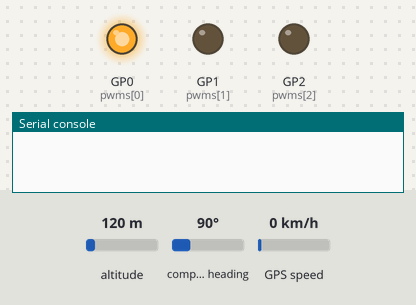
Recording of a program running on a simulated Raspberry Pi Pico running MicroPython. On the bench: output pins drawn as LEDs (lit = HIGH), the last lines printed to the serial console. Inputs (shaded band) come from the test bench; at power-on: altitude 120 m, compass heading 90°, GPS speed 0 km/h. The GPS gets a fix after 3 s at 37.7749, -122.4194 with 8 satellites.

Above: at 0.1 s.
At 1.3 s:
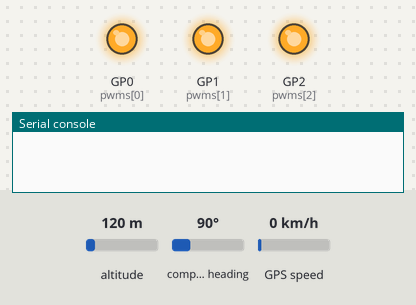
At 4.6 s:
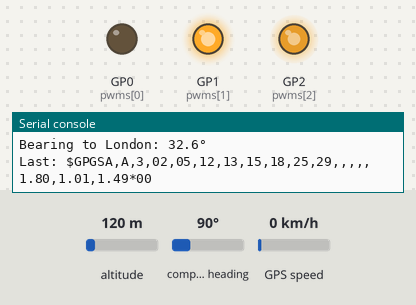
4.7 s: altitude set to 0 m
7.9 s: compass heading set to 7°
11.0 s: GPS speed set to 2 km/h
Timing chart, 0 to 14.0 s (numbered marks = the images above; inputs shaded):
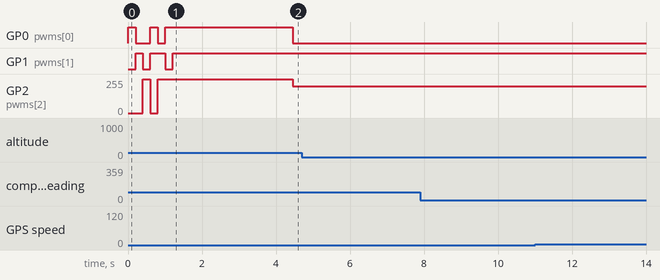

The program:

get_GPS_i2C.py
```python
"""
Example usage of PA1010D GPS library for Raspberry Pi Pico (I2C Interface)
"""

from machine import I2C, Pin
from machine import Pin, PWM
import time
from PA1010D import PA1010D
from pimoroni_i2c import PimoroniI2C
from rgb_leds import set_color

PINS_BREAKOUT_GARDEN = {"sda": 4, "scl": 5}
PINS_PICO_EXPLORER = {"sda": 20, "scl": 21}

i2c = PimoroniI2C(**PINS_PICO_EXPLORER)
# Initialize GPS module with I2C
# Default: SCL=GP5, SDA=GP4, Address=0x10
gps = PA1010D(i2c=i2c, address=0x10)

# Alternative initialization methods:

# Using existing I2C object
# i2c = I2C(0, scl=Pin(5), sda=Pin(4), freq=400000)
# gps = PA1010D(i2c=i2c, address=0x10)

# Without enable pin
# gps = PA1010D(scl_pin=5, sda_pin=4, address=0x10)

# Different I2C pins (if needed)
# gps = PA1010D(scl_pin=9, sda_pin=8, address=0x10)

# Wait for GPS to initialize
print("Initializing I2C GPS...")
set_color(255,255,255)
time.sleep(2)

# Target location for distance/bearing calculation (example: London)
target_lat = 51.5074
target_lon = -0.1278

def check_i2c_connection():
    """Check I2C bus and GPS module connection"""
    print("Scanning I2C bus...")
    devices = gps.scan_i2c()

    if devices:
        print(f"I2C devices found: {[hex(addr) for addr in devices]}")
        if gps.address in devices:
            print(f"✓ GPS module found at address 0x{gps.address:02X}")
        else:
            print(f"✗ GPS module NOT found at expected address 0x{gps.address:02X}")
    else:
        print("No I2C devices found!")

    # Test connection
    if gps.is_connected():
        print("✓ GPS module is responding")
    else:
        print("✗ GPS module is not responding")

def main():
    """Main GPS monitoring loop"""
    print("PA1010D GPS Test (I2C Interface)")

    # Check I2C connection first
    check_i2c_connection()
    print("\nWaiting for GPS fix...")

    last_fix_status = False
    error_count = 0
    max_errors = 5

    while True:
        try:
            # Update GPS data
            if gps.update():
                error_count = 0  # Reset error counter on successful read

                # Check if we have a fix
                has_fix = gps.has_fix()

                # Print status change
                if has_fix != last_fix_status:
                    if has_fix:
                        print("\n*** GPS FIX ACQUIRED ***")
                        set_color(0,255,255)
                    else:
                        print("\n*** GPS FIX LOST ***")
                        set_color(255,128,0)
                    last_fix_status = has_fix

                if has_fix:
                    # Get location data
                    set_color(0,255,200)

                    lat, lon = gps.get_location()
                    altitude = gps.get_altitude()
                    speed = gps.get_speed()
                    course = gps.get_course()
                    satellites = gps.get_satellites()
                    hdop = gps.get_hdop()
                    date, time_str = gps.get_datetime()

                    print(f"\n--- GPS Data ---")
                    print(f"Position: {lat:.6f}°, {lon:.6f}°")
                    print(f"Altitude: {altitude}m" if altitude else "Altitude: N/A")
                    print(f"Speed: {speed:.1f} km/h" if speed else "Speed: N/A")
                    print(f"Course: {course:.1f}°" if course else "Course: N/A")
                    print(f"Satellites: {satellites}")
                    print(f"HDOP: {hdop:.1f}" if hdop else "HDOP: N/A")
                    print(f"Date/Time: {date} {time_str}" if date and time_str else "Date/Time: N/A")

                    # Calculate distance and bearing to target
                    distance = gps.distance_to(target_lat, target_lon)
                    bearing = gps.bearing_to(target_lat, target_lon)

                    if distance is not None and bearing is not None:
                        print(f"Distance to London: {distance/1000:.2f} km")
                        print(f"Bearing to London: {bearing:.1f}°")

                else:
                    # No fix - show satellite count
                    satellites = gps.get_satellites()
                    print(f"Searching for satellites... ({satellites} visible)")
                    set_color(128,50,50)
                    time.sleep(0.5)
                    set_color(50,128,50)
                    time.sleep(0.5)
                    set_color(50,50,128)

                # Print last received sentence for debugging
                if gps.last_sentence:
                    print(f"Last: {gps.last_sentence}")

            else:
                # No new data received
                if not gps.is_connected():
                    error_count += 1
                    print(f"I2C communication error ({error_count}/{max_errors})")

                    if error_count >= max_errors:
                        print("Too many I2C errors. Checking connection...")
                        check_i2c_connection()
                        error_count = 0
                        time.sleep(2)

        except KeyboardInterrupt:
            break
        except Exception as e:
            print(f"Unexpected error: {e}")
            time.sleep(1)

        time.sleep(1)

def i2c_diagnostic():
    """Run I2C diagnostic tests"""
    print("=== I2C GPS Diagnostic ===")

    # Check I2C bus
    check_i2c_connection()

    # Test continuous reading
    print(f"\nTesting continuous I2C reads from 0x{gps.address:02X}...")
    for i in range(10):
        connected = gps.is_connected()
        print(f"Read {i+1}: {'OK' if connected else 'FAIL'}")
        time.sleep(0.5)

    # Monitor raw data
    print("\nMonitoring raw NMEA data (10 seconds)...")
    start_time = time.time()

    while time.time() - start_time < 10:
        if gps.update():
            if gps.last_sentence:
                print(f"NMEA: {gps.last_sentence}")
        time.sleep(0.1)

def simple_example():
    """Simple example that just prints location when available"""

    print("Simple I2C GPS Example")
    print("Press Ctrl+C to stop\n")

    while True:
        try:
            gps.update()

            if gps.has_fix():
                lat, lon = gps.get_location()
                sats = gps.get_satellites()
                print(f"Location: {lat:.6f}, {lon:.6f} (Sats: {sats})")
            else:
                sats = gps.get_satellites()
                print(f"Waiting for GPS fix... (Sats: {sats})")

        except KeyboardInterrupt:
            break
        except Exception as e:
            print(f"Error: {e}")

        time.sleep(3)

def waypoint_navigation():
    """Example of waypoint navigation using I2C GPS"""

    # Define waypoints (example coordinates)
    waypoints = [
        (51.5074, -0.1278, "London"),
        (48.8566, 2.3522, "Paris"),
        (41.9028, 12.4964, "Rome"),
        (40.7128, -74.0060, "New York")
    ]

    current_waypoint = 0
    waypoint_radius = 1000  # 1km radius to consider "reached"

    print("I2C GPS Waypoint Navigation")
    print("=" * 30)

    while current_waypoint < len(waypoints):
        try:
            if gps.update() and gps.has_fix():
                lat, lon = gps.get_location()
                target_lat, target_lon, name = waypoints[current_waypoint]

                distance = gps.distance_to(target_lat, target_lon)
                bearing = gps.bearing_to(target_lat, target_lon)
                speed = gps.get_speed() or 0

                print(f"\nCurrent Position: {lat:.6f}, {lon:.6f}")
                print(f"Target: {name}")
                print(f"Distance: {distance/1000:.2f} km")
                print(f"Bearing: {bearing:.1f}°")
                print(f"Speed: {speed:.1f} km/h")

                # Check if waypoint reached
                if distance < waypoint_radius:
                    print(f"*** Reached {name}! ***")
                    current_waypoint += 1

                    if current_waypoint >= len(waypoints):
                        print("Journey complete!")
                        break

            else:
                print("Waiting for GPS fix...")

        except KeyboardInterrupt:
            break
        except Exception as e:
            print(f"Navigation error: {e}")

        time.sleep(2)

if __name__ == "__main__":
    try:
        # Run the main example
        main()

        # Uncomment to run other examples:
        # simple_example()
        # i2c_diagnostic()
        # waypoint_navigation()

    except KeyboardInterrupt:
        print("\nShutting down...")
        gps.disable()  # Turn off GPS if enable pin is used
    finally:
        print("GPS module disabled.")
```

rgb_leds.py
```python
from machine import Pin, PWM
from utime import sleep

pins = [0, 1, 2]
colors = ['red', 'green', 'blue']
pwms = [PWM(Pin(pin,Pin.OUT)) for pin in pins]
for pwm in pwms:
    pwm.freq(1000)

def map_color(color):
    return int(color * 65535 / 255)

def set_color(red, green, blue):
    pwms[0].duty_u16(map_color(red))
    pwms[1].duty_u16(map_color(green))
    pwms[2].duty_u16(map_color(blue))

set_color(255, 0, 0)
sleep(0.2)
set_color(0, 255, 0)
sleep(0.2)
set_color(0, 0, 255)
sleep(0.2)
set_color(255, 255, 0)
sleep(0.2)
set_color(0, 255, 255)
sleep(0.2)
set_color(255, 0, 255)
sleep(0.2)
set_color(255,255,255)
sleep(0.2)
set_color(0,0,0)
```

Source omitted: PA1010D.py (14604 bytes)
